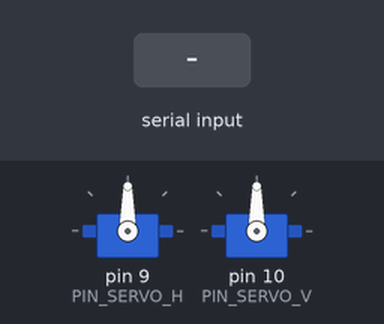
Recording of a sketch running on a simulated Arduino Uno, built with avr-gcc and run on an emulated ATmega328P. Parts: 2 × servo. The test bench sets the inputs (shaded band).

Above: at 1.7 s.
1.8 s: "-\n" received over Serial
At 2.6 s:
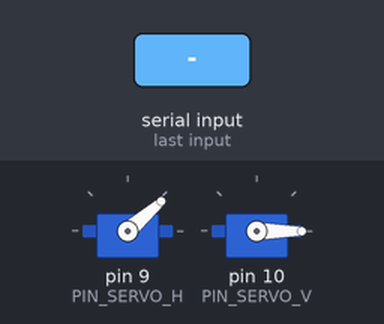
3.3 s: "90,45\n" received over Serial
At 3.8 s:
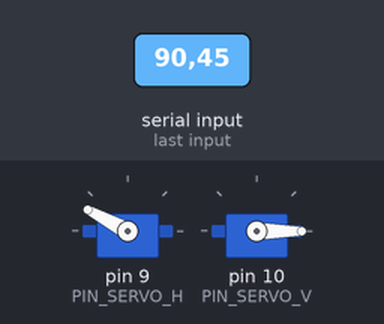
4.8 s: "30,150\n" received over Serial
At 6.0 s:
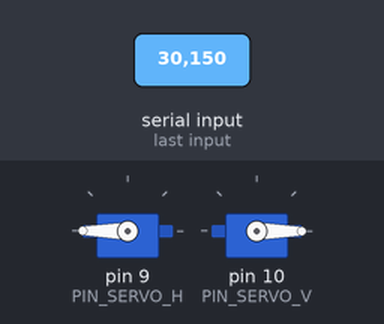
6.3 s: "90\n" received over Serial
At 7.2 s:
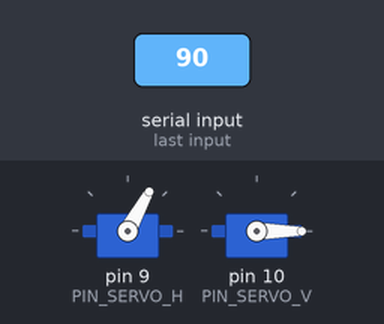
7.8 s: "200\n" received over Serial
At 8.4 s:
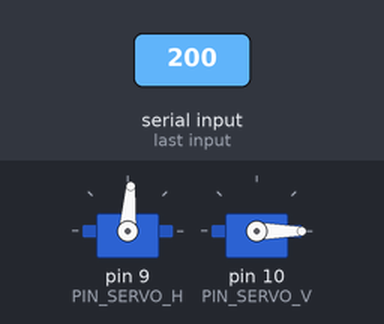
9.3 s: "1,90,45\n" received over Serial
At 10.7 s:
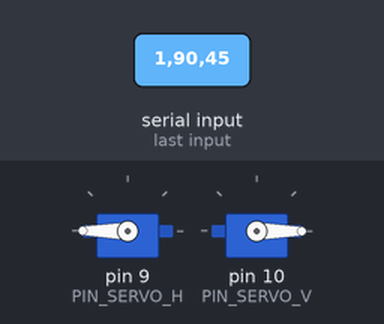
Timing chart, 0 to 11.8 s (numbered marks = the images above; inputs shaded):
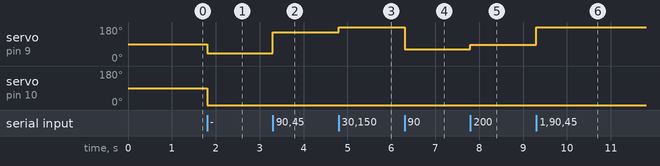

The sketch:

motion_follower.ino
```cpp
/*
    Sigue posicion de detección de movimiento recibida por serial
*/
#include <Servo.h>

#define PIN_SERVO_H 9
#define PIN_SERVO_V 10

#define READ_TIMEOUT 0

#define MAX_GIRO_H 155
#define MIN_GIRO_H 45

#define MAX_GIRO_V 180
#define MIN_GIRO_V 0

#define IMG_WIDTH 500

String inString[2];    // string to hold input
int indexString = 0;

String string;

int numero = 250;
int angulo_h;
int angulo_v;

Servo servo_h;
Servo servo_v;

String leer_string(){

  string = Serial.readString();
  return string;
}


/*Map the horizontal and vertical axes and move to the angle*/
void move_map(String str_h,String str_v){

        numero = str_h.toInt();
        angulo_h = map(numero, 20, IMG_WIDTH, MIN_GIRO_H, MAX_GIRO_H);

        numero = str_v.toInt();

        angulo_v = map(numero, 20, IMG_WIDTH, MIN_GIRO_V, MAX_GIRO_V);


        servo_h.write(angulo_h);
        servo_v.write(angulo_v);
}


/*----- SETUP AND LOOP -----*/
void setup() {
        // put your setup code here, to run once:
        servo_h.attach(PIN_SERVO_H);
        servo_v.attach(PIN_SERVO_V);

        servo_h.write(90);
        servo_v.write(90);

        Serial.begin(2000000);

        while(!Serial){;}

        Serial.setTimeout(READ_TIMEOUT);


        inString[0] = "";
        inString[1] = "";

        delay(500);
}

/*x-y\n*/
void loop() {

    while (Serial.available() > 0) {
    int inChar = Serial.read();

    if (isDigit(inChar)) {
        // convert the incoming byte to a char and add it to the string:
        inString[indexString] += (char)inChar;
    }

    if(inChar == '-'){
        indexString++;
    }
    if (inChar == '\n') {

       move_map(inString[0], inString[1]);

        // clear the string for new input:
        inString[0] = "";
        inString[1] = "";
        indexString = 0;
    }
  }
}
```

Measured:
- after the input at 1.8 s, servo on pin 9 (PIN_SERVO_H): 90° → 41° at once; servo on pin 10 (PIN_SERVO_V): 90° → 0° at once
- after the input at 3.3 s, servo on pin 9 (PIN_SERVO_H): 41° → 152° at once
- after the input at 4.8 s, servo on pin 9 (PIN_SERVO_H): 152° → 180° at once
- after the input at 6.3 s, servo on pin 9 (PIN_SERVO_H): 180° → 61° at once
- after the input at 7.8 s, servo on pin 9 (PIN_SERVO_H): 61° → 86° at once
- after the input at 9.3 s, servo on pin 9 (PIN_SERVO_H): 86° → 180° at once
